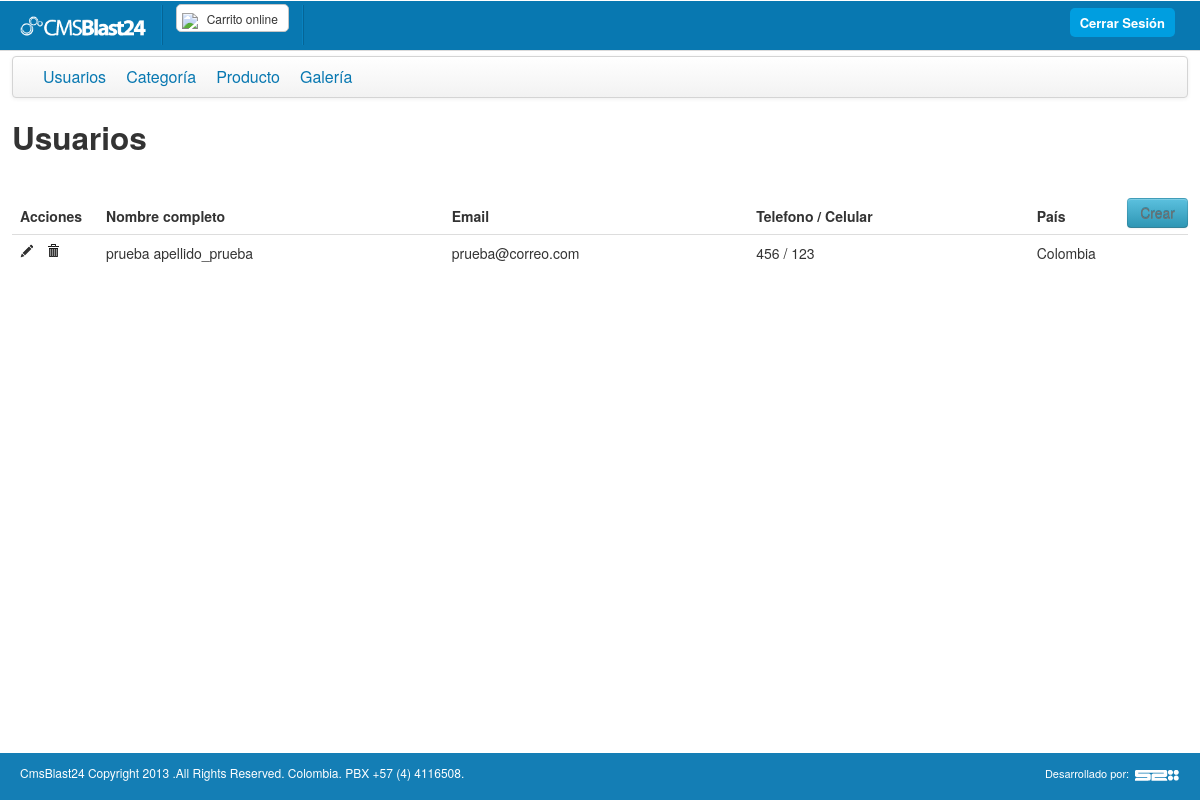
Screenshot of /desarrollo/usuario.php (signed in) with the database file from the repository.
### tables this page shows
CREATE TABLE IF NOT EXISTS `s24_usuario` (
  `usr_id` int(11) NOT NULL AUTO_INCREMENT,
  `usr_dtcreate` datetime DEFAULT NULL,
  `usr_habilitado` int(2) DEFAULT '0',
  `usr_email` varchar(100) DEFAULT NULL,
  `usr_pass` varchar(60) DEFAULT NULL,
  `usr_nombre` varchar(45) DEFAULT NULL,
  `usr_apellido` varchar(45) DEFAULT NULL,
  `usr_identificacion` varchar(45) DEFAULT NULL,
  `usr_cargo` varchar(45) DEFAULT NULL,
  `usr_telefono` varchar(45) DEFAULT NULL,
  `usr_celular` varchar(45) DEFAULT NULL,
  `usr_pais` varchar(45) DEFAULT NULL,
  `usr_departamento` varchar(45) DEFAULT NULL,
  `usr_ciudad` varchar(45) DEFAULT NULL,
  `usr_direccion` varchar(45) DEFAULT NULL,
  PRIMARY KEY (`usr_id`)
);

### desarrollo/lib/ConectionDb.php (called while the page is built, shortened)
<?php
class ConectionDb {
    private $host, $user, $pass, $db, $connection, $server_date;
    public function __construct() {
        try {
            $this->host = "localhost";
            $this->user = "root";
            $this->pass = "";
            $this->db = "tiendaonline_db";
            $this->connection = NULL;
        } catch (PDOException $e) {
            $this->error_connection = $e->getMessage();
        }
        return $this->connection;
    }
    public function openConect() {
        try {
            $this->connection =mysql_connect($this->host, $this->user, $this->pass);
        } catch (PDOException $e) {
            $this->error_conexion = $e->getMessage();
        }
        return $this->connection;
    }
}
?>

### desarrollo/lib/ControllerUser.php (called while the page is built, shortened)
<?php
class ControllerUser {
    private $conexion, $CDB, $op, $id, $euid, $sdid;
    private $UTILITY;
    private $response;
    function __construct() {
        $this->CDB = new ConectionDb();
        $this->UTILITY = new Util();
        $this->conexion = $this->CDB->openConect();
        $rqst = $_REQUEST;
        $this->op = isset($rqst['op']) ? $rqst['op'] : '';
        if ($this->op == 'usrsave') {
            $this->idcli = isset($rqst['idcli']) ? $rqst['idcli'] : 0;
            $this->nombre = isset($rqst['nombre']) ? $rqst['nombre'] : '';
            $this->apellido = isset($rqst['apellido']) ? $rqst['apellido'] : '';
            $this->email = isset($rqst['email']) ? $rqst['email'] : '';
            $this->pass = isset($rqst['pass']) ? $rqst['pass'] : '';
            $this->identificacion = isset($rqst['identificacion']) ? $rqst['identificacion'] : '';
            $this->cargo = isset($rqst['cargo']) ? $rqst['cargo'] : '';
            $this->telefono = isset($rqst['telefono']) ? $rqst['telefono'] : '';
            $this->celular = isset($rqst['celular']) ? $rqst['celular'] : '';
            $this->pais = isset($rqst['pais']) ? $rqst['pais'] : '';
            $this->departamento = isset($rqst['departamento']) ? $rqst['departamento'] : '';
            $this->ciudad = isset($rqst['ciudad']) ? $rqst['ciudad'] : '';
            $this->direccion = isset($rqst['direccion']) ? $rqst['direccion'] : '';
            $this->habilitado = isset($rqst['habilitado']) ? intval($rqst['habilitado']) : 0;
            $this->usrsave();
        } else if ($this->op == 'usrlogin') {
            $this->email = isset($rqst['email']) ? $rqst['email'] : '';
            $this->pass = isset($rqst['pass']) ? $rqst['pass'] : '';
            $this->usrlogin();
        } else if ($this->op == 'usrget') {
            $this->usrget();
        } else if ($this->op == 'usrprfget') {
            $this->usrprfget();
        } else if ($this->op == 'usrprfsave') {
            $this->chk = isset($rqst['chk']) ? $rqst['chk'] : '';
            $this->usrprfsave();
        } else if ($this->op == 'usrdelete') {
            $this->usrdelete();
        } else if ($this->op == 'noautorizado') {
            $this->response = $this->UTILITY->error_invalid_authorization();
        } else {
            $this->response = $this->UTILITY->error_invalid_method_called();
        }
    }
    public function usrget() {
        $this->conexion = is_resource($this->conexion) ? $this->conexion : $this->CDB->openConect();
        $q = "SELECT * FROM s24_usuario ORDER BY usr_nombre ASC";
        $con = mysql_query($q, $this->conexion) or die(mysql_error() . "***ERROR: " . $q);
        $resultado = mysql_num_rows($con);
        $arr = array();
        while ($obj = mysql_fetch_object($con)) {
            $arr[] = array(
                'id' => $obj->usr_id,
                'nombre' => ($obj->usr_nombre),
                'apellido' => ($obj->usr_apellido),
                'cargo' => ($obj->usr_cargo),
                'email' => ($obj->usr_email),
                'identificacion' => ($obj->usr_identificacion),
                'celular' => ($obj->usr_celular),
                'telefono' => ($obj->usr_telefono),
                'pais' => ($obj->usr_pais),
                'departamento' => ($obj->usr_departamento),
                'ciudad' => ($obj->usr_ciudad),
                'direccion' => ($obj->usr_direccion),
                'habilitado' => ($obj->usr_habilitado),
                'dtcreate' => ($obj->usr_dtcreate));
        }
        if ($resultado > 0) {
            $arrjson = array('output' => array('valid' => true, 'response' => $arr));
        } else {
            $arrjson = $this->UTILITY->error_no_result();
        }
        $this->response = ($arrjson);
    }
    public function getResponse() {
        $this->CDB->closeConect();
        return $this->response;
    }
}
?>

### desarrollo/lib/Util.php (called while the page is built, shortened)
<?php
class Util {
    public function error_invalid_method_called() {
        return array('output' => array('valid' => false, 'response' => array('code' => '101', 'content' => ' Metodo no existe.')));
    }
}
?>

### desarrollo/usuario.php (the view, shortened to what this page needs)
<?php
$USUARIO = new ControllerUser();
$USUARIO->usrget();
$arrusuarios = $USUARIO->getResponse();
$isvalid = $arrusuarios['output']['valid'];
$arrusuarios = $arrusuarios['output']['response'];
?>
<!DOCTYPE html>
<html>
    <head>
        <?php include 'include/generic_head.php'; ?>
    </head>
    <body>
        <header>
            <?php
            include 'include/generic_header.php';
            ?>
        </header>
        <section id="section_wrap">
            <div class="container">
                <?php
                include 'include/generic_navbar.php';
                ?>
            </div>
            <div class="container">
                <h2>Usuarios</h2>
                <a href="#" id="crearusuario" class="btn btn-info botoncrear">Crear</a>
                <div>
                    <table class="table table-hover dyntable" id="dynamictable">
                        <thead>
                            <tr>
                                <th class="head0" style="width: 70px;">Acciones</th>
                                <th class="head1">Nombre completo</th>
                                <th class="head0">Email</th>
                                <th class="head1">Telefono / Celular</th>
                                <th class="head0">Pa&iacute;s</th>
                            </tr>
                        </thead>
                        <colgroup>
                            <col class="con0" />
                            <col class="con1" />
                            <col class="con0" />
                            <col class="con1" />
                            <col class="con0" />
                        </colgroup>
                        <tbody>
                            <?php
                            $c = count($arrusuarios);
                            if ($isvalid) {
                                for ($i = 0; $i < $c; $i++) {
                                    ?>
                                    <tr class="gradeC">
                                        <td class="con0">
                                            <a href="#" onclick="USUARIO.editdata(<?php echo $arrusuarios[$i]['id']; ?>);"><span class="icon-pencil"></span></a><span>&nbsp;&nbsp;</span>
                                            <a href="#" onclick="USUARIO.deletedata(<?php echo $arrusuarios[$i]['id']; ?>);"><span class="icon-trash"></span></a><span>&nbsp;&nbsp;</span>
                                        </td>
                                        <td class="con1"><?php echo $arrusuarios[$i]['nombre'] . ' ' . $arrusuarios[$i]['apellido']; ?></td>
                                        <td class="con0"><?php echo $arrusuarios[$i]['email']; ?></td>
                                        <td class="con1"><?php echo $arrusuarios[$i]['telefono'] . ' / ' . $arrusuarios[$i]['celular']; ?></td>
                                        <td class="con0"><?php echo $arrusuarios[$i]['pais']; ?></td>
                                    </tr>
                                    <?php
                                }
                            }
                            ?>
                        </tbody>
                    </table>
                </div>
            </div>
        </section>
        <footer id="footer_wrap">
            <?php include 'include/generic_footer.php'; ?>
        </footer>
        <link rel="stylesheet" media="screen" href="css/dynamictable.css" type="text/css" />
    </body>
</html>

### desarrollo/css/cmsblast24.css (style rules this page uses)
a:link { color: #6f6f6f; }
#section_wrap { padding-bottom:4%; height:100%; }

### desarrollo/css/dynamictable.css (style rules this page uses)
.botoncrear { position: relative; top: 30px; float: right; }

### rows the page displays
s24_usuario: usr_nombre "prueba", usr_apellido "apellido_prueba", usr_email "prueba@correo.com", usr_telefono "456", usr_celular "123", usr_pais "Colombia"
